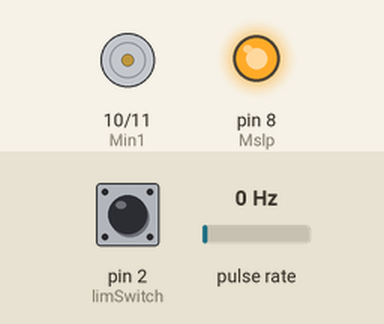
Simulated run of this sketch. Board: Arduino Uno, built with avr-gcc and run on an emulated ATmega328P. Parts: motor-driver pin pairs drawn as motors (green arrow = first pin HIGH = forward, orange = second pin HIGH = backward, longer = more drive, scaled by the enable pin), output pins drawn as LEDs (lit = HIGH). Wiring (inferred from the names in the program): pulse sensor: data pin 3. Inputs (shaded band) come from the test bench; at power-on: pulse rate 0 Hz, pin 2 (limSwitch) HIGH. What the sketch prints to the serial monitor is not drawn.

Above: at 1.2 s.
1.3 s: pulse rate (sensor on pin 3) set to 50 Hz
At 4.15 s:
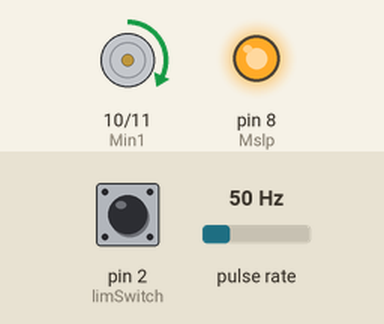
4.3 s: pin 2 (limSwitch) pulled LOW for 0.15 s
At 6.4 s:
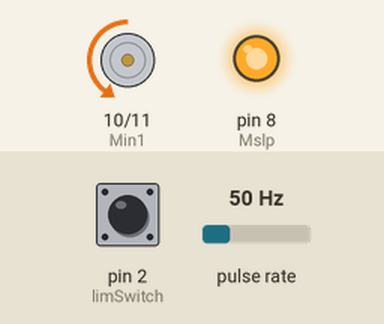
6.5 s: pin 2 (limSwitch) pulled LOW for 1 s
10.5 s: pin 2 (limSwitch) driven LOW
12.0 s: pulse rate (sensor on pin 3) set to 4 Hz
15.0 s: pin 2 (limSwitch) pulsed HIGH 2 times (0.12 s each, 0.3 s apart)
Timing chart, 0 to 18.0 s (numbered marks = the images above; inputs shaded):
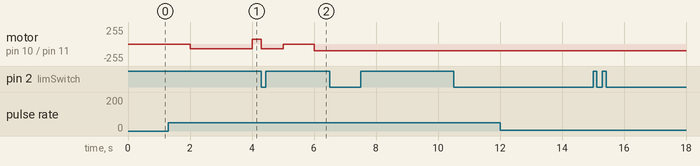

Measured:
- after the input at 4.3 s, motor on pin 10 (Min1) / pin 11 (Min2): forward 70/255 → backward 70/255 at once, → stopped 0.70 s later, → backward 100/255 1.0 s later

The sketch:

Ventilator_TestPosisi.ino
```cpp
#define Min1 10
#define Min2 11
#define Men 9
#define Mslp 8

#define limSwitch 2
#define encoder 3

int vol = 300;
float tIn = 3000;

bool rise, toStart;  //Menentukan apakah encoder count up atau count down
int pwm = 100;
int pos = 3800;
float pulsePerSecond;
int count;
int comp = 0;
bool limState;
int time, timeb;

void setup() {
  Serial.begin(38400);

  pinMode(limSwitch, INPUT_PULLUP);
  pinMode(encoder, INPUT_PULLUP);
  pinMode(Min1, OUTPUT);
  pinMode(Min2, OUTPUT);
  pinMode(Men, OUTPUT);
  pinMode(Mslp, OUTPUT);

  digitalWrite(Men, HIGH);  //Motor enable
  digitalWrite(Mslp, HIGH); //
  digitalWrite(Min2, LOW);  //Motor Input2
  digitalWrite(Min1, LOW);  //Motor Input1

  attachInterrupt(digitalPinToInterrupt(limSwitch), limSwich_Procedure, FALLING);
  attachInterrupt(digitalPinToInterrupt(encoder), motorEncoder, FALLING);
}

void loop() {
  // put your main code here, to run repeatedly:
  //  Serial.println(limState);
  if (!toStart) {
    homing();
    toStart = true;
  }
  limState = 0;

  run();
}

void run() {
  //  pos = (3.921 * vol) + 1406.3;
//  pulsePerSecond = pos / (tIn / 1000.0);
//  pwm = (0.0607 * pulsePerSecond) + 24.108;
//  pwm = constrain(pwm, 0, 255); //Membatasi output PWM dari 0 hingga 255
  comp = 0.5671 * pwm - 36.107;

  //  Serial.print("Kompensasi :");
  //  Serial.print(pos - comp);

  while (count <= pos - comp) {
    rise = true;
    analogWrite(Min2, pwm);    //Jalankan motor
    digitalWrite(Min1, LOW);    //Jalankan motor//        Serial.print("\tAlarm\t");  Serial.print(alarm);
    Serial.print(pos);
    Serial.print("\t");
    Serial.print(comp);
    Serial.print("\t");
    Serial.print(count);
    Serial.print("\t");
    Serial.print(pwm);
    Serial.println("\tIN");
  }

  digitalWrite(Min2, LOW);   //Motor berhenti
  digitalWrite(Min1, LOW);    //Motor berhenti
  Serial.print(count);
  Serial.println("\tHO");
  delay(100);

  while (count >= 0 + comp && limState == 0) {
    rise = false;
    digitalWrite(Min2, LOW);
    analogWrite(Min1, pwm); //Jalankan motor
    Serial.print(count);
    //    Serial.print("\t");
    Serial.println("\tEX\t");
  }
  digitalWrite(Min2, LOW);   //Motor berhenti
  digitalWrite(Min1, LOW);    //Motor berhenti
  delay(2000);
}
```

Homing.ino
```cpp
void homing() {
  delay(2000);

  rise = true;
  analogWrite(Min2, 70);
  digitalWrite(Min1, LOW);
  delay (2000);

  limState = 0;

  do {
    //membuka hingga limSwitch pressed
    Serial.print(count);
    Serial.println("\tEX");
    rise = false;
    digitalWrite(Min2, LOW);
    analogWrite(Min1, 70);
    count = 0;
    //    lcd.setCursor(0, 2); lcd.print(limState);
  } while (limState == 0);

  Serial.print(".");

  //Post Home
  //  indikator[0] = 1; //Indikator apabila homing  selesai

  rise = true;
  analogWrite(Min2, 70);
  digitalWrite(Min1, LOW);
  delay(700);

  Serial.print(".");

  //finger diam
  digitalWrite(Min2, LOW);
  digitalWrite(Min1, LOW);

  delay(1000);
}
```

Interrupt.ino
```cpp
void limSwich_Procedure() {
    Serial.println (" limSwitch Pressed!!");
    limState = 1;
    count = 0;
}

void motorEncoder() {
  if (rise) {
    count++;
  } else {
    count--;
  }
}
```
